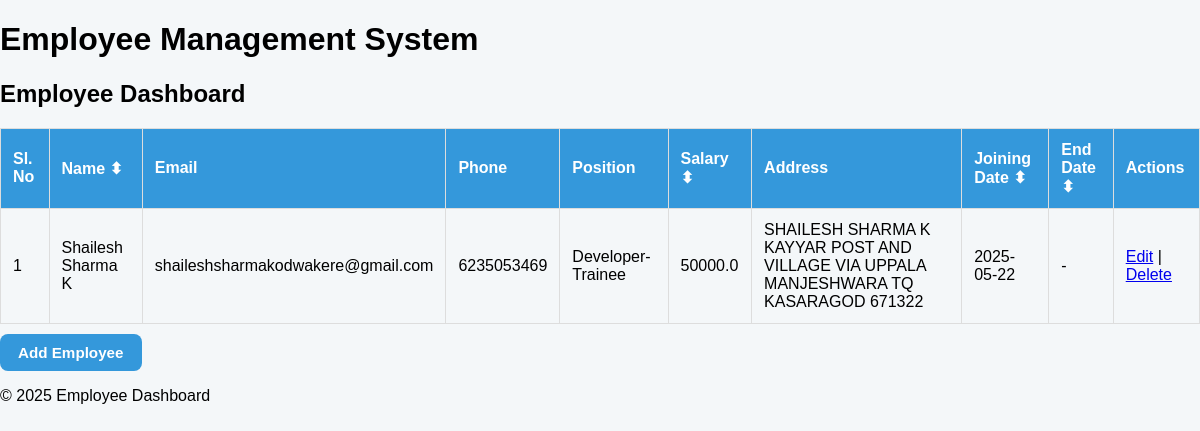
The page / on the database its author committed.
### models.py (models this page shows, shortened)
class Employee(db.Model):
    id = db.Column(db.Integer, primary_key = True)
    name = db.Column(db.String(100), nullable = False)
    email = db.Column(db.String(120), nullable = False)
    phone = db.Column(db.String(15), unique = True, nullable = False)
    position = db.Column(db.String(100), nullable = False)  # ✅ keep as position
    salary = db.Column(db.Float, nullable = False)
    address = db.Column(db.String(200), nullable = False)
    joining_date = db.Column(db.String(20), nullable = False)
    end_date = db.Column(db.String(20), nullable = True)

### routes.py (the view, shortened to what this page needs)
    @app.route("/", methods=["GET", "POST"])
    def dashboard():
        query = Employee.query
        search = request.args.get("search")
        min_salary = request.args.get("min_salary")
        max_salary = request.args.get("max_salary")
        if min_salary:
            query = query.filter(Employee.salary >= float(min_salary))  # Salary >= min
        if max_salary:
            query = query.filter(Employee.salary <= float(max_salary))  # Salary <= max
        join_from = request.args.get("join_from")
        join_to = request.args.get("join_to")
        if join_from:
            query = query.filter(Employee.joining_date >= join_from)  # Joined after this date
        if join_to:
            query = query.filter(Employee.joining_date <= join_to)    # Joined before this date
        end_from = request.args.get("end_from")
        end_to = request.args.get("end_to")
        if end_from:
            query = query.filter(Employee.end_date >= end_from)       # Ended after this date
        if end_to:
            query = query.filter(Employee.end_date <= end_to)         # Ended before this date
        sort_by = request.args.get("sort_by")
        if sort_by == "name":
            query = query.order_by(Employee.name.asc())              # Sort by name (A-Z)
        elif sort_by == "salary":
            query = query.order_by(Employee.salary.desc())           # Sort by salary (high → low)
        elif sort_by == "joining_date":
            query = query.order_by(Employee.joining_date.desc())     # Sort by recent joining
        elif sort_by == "end_date":
            query = query.order_by(Employee.end_date.desc())         # Sort by recent end date
        employees = query.all()
        return render_template("dashboard.html", employees=employees)

### templates/dashboard.html (shortened to what this page needs)
{% extends "base.html" %} {% block content %}
<h2 class="text-center">Employee Dashboard</h2>
<div class="table-container">
  <table id="employeeTable">
    <thead>
      <tr>
        <th>Sl. No</th>
        <th onclick="sortTable(1)">Name ⬍</th>
        <th>Email</th>
        <th>Phone</th>
        <th>Position</th>
        <th onclick="sortTable(5)">Salary ⬍</th>
        <th>Address</th>
        <th onclick="sortTable(7)">Joining Date ⬍</th>
        <th onclick="sortTable(8)">End Date ⬍</th>
        <th>Actions</th>
      </tr>
    </thead>
    <tbody>
      {% for emp in employees %}
      <tr>
        <td>{{ loop.index }}</td>
        <td>{{ emp.name }}</td>
        <td>{{ emp.email }}</td>
        <td>{{ emp.phone }}</td>
        <td>{{ emp.position }}</td>
        <td>{{ emp.salary }}</td>
        <td>{{ emp.address }}</td>
        <td>{{ emp.joining_date }}</td>
        <td>{{ emp.end_date if emp.end_date else '-' }}</td>
        <td>
          <a href="{{ url_for('update_employee', id=emp.id) }}">Edit</a> |
          <a
            href="{{ url_for('delete_employee', id=emp.id) }}"
            onclick="return confirm('Are you sure you want to delete this employee?');"
            >Delete</a
          >
        </td>
      </tr>
      {% endfor %}
    </tbody>
  </table>
</div>
<a href="{{ url_for('add_employee') }}" class="btn">Add Employee</a>
{% endblock %}

### templates/base.html (shortened to what this page needs)
<!DOCTYPE html>
<html lang="en">
  <head>
    <link
      rel="stylesheet"
      href="{{ url_for('static', filename='style.css') }}"
    />
  </head>
  <body>
    <header>
      <h1>Employee Management System</h1>
    </header>
    <main>
      {% block content %}{% endblock %}
    </main>
    <footer>
      <p>&copy; 2025 Employee Dashboard</p>
    </footer>
  </body>
</html>

### static/style.css (style rules this page uses)
body { font-family: Arial, sans-serif; background-color: #f4f7f9; margin: 0; padding: 0; }
.btn { display: inline-block; padding: 10px 18px; margin-top: 10px; background-color: #3498db; color: #fff; border: none; border-radius: 8px; text-decoration: none; font-size: 0.95rem; font-weight: bold; cursor: pointer; transition: background-color 0.3s ease; }
table { width: 100%; border-collapse: collapse; margin-top: 20px; }
table, th, td { border: 1px solid #ddd; }
th, td { padding: 12px; text-align: left; }
th { background-color: #3498db; color: white; }

### rows shown on the page
Employee: name "Shailesh Sharma K", email "shaileshsharmakodwakere@gmail.com", phone "6235053469", position "Developer-Trainee", salary "50000.0", address "SHAILESH SHARMA K KAYYAR POST AND VILLAGE VIA UPPALA MANJESHWARA TQ KASARAGOD 671322", joining_date "2025-05-22", end_date "-"
